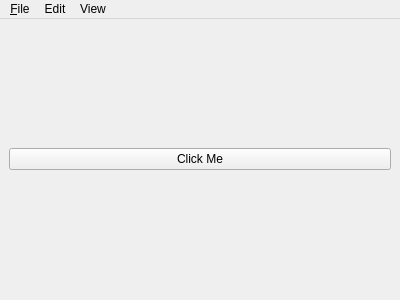
<?xml version="1.0" encoding="UTF-8"?>
<ui version="4.0">
 <class>MainWindow</class>
 <widget class="QMainWindow" name="MainWindow">
  <property name="geometry">
   <rect>
    <x>0</x>
    <y>0</y>
    <width>400</width>
    <height>300</height>
   </rect>
  </property>
  <property name="windowTitle">
   <string>APO</string>
  </property>
  <widget class="QWidget" name="centralwidget">
   <layout class="QVBoxLayout" name="verticalLayout">
    <item>
     <widget class="QPushButton" name="pushButton">
      <property name="text">
       <string>Click Me</string>
      </property>
     </widget>
    </item>
   </layout>
  </widget>
  <widget class="QMenuBar" name="menubar">
   <property name="geometry">
    <rect>
     <x>0</x>
     <y>0</y>
     <width>400</width>
     <height>26</height>
    </rect>
   </property>
   <widget class="QMenu" name="menuFile">
    <property name="title">
     <string>&amp;File</string>
    </property>
    <addaction name="actionOpen"/>
   </widget>
   <widget class="QMenu" name="menuEdit">
    <property name="title">
     <string>Edit</string>
    </property>
   </widget>
   <widget class="QMenu" name="menuView">
    <property name="title">
     <string>View</string>
    </property>
   </widget>
   <addaction name="menuFile"/>
   <addaction name="menuEdit"/>
   <addaction name="menuView"/>
  </widget>
  <action name="actionOpen">
   <property name="text">
    <string>Open</string>
   </property>
  </action>
 </widget>
 <resources/>
 <connections/>
</ui>
